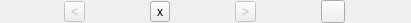
<?xml version="1.0" encoding="UTF-8"?>
<ui version="4.0">
 <class>ErrorsWidget</class>
 <widget class="QWidget" name="ErrorsWidget">
  <property name="geometry">
   <rect>
    <x>0</x>
    <y>0</y>
    <width>411</width>
    <height>22</height>
   </rect>
  </property>
  <layout class="QHBoxLayout" name="horizontalLayout">
   <property name="spacing">
    <number>1</number>
   </property>
   <property name="margin">
    <number>0</number>
   </property>
   <item>
    <widget class="QToolButton" name="prevError">
     <property name="enabled">
      <bool>false</bool>
     </property>
     <property name="toolTip">
      <string>See previous error</string>
     </property>
     <property name="text">
      <string notr="true">&lt;</string>
     </property>
    </widget>
   </item>
   <item>
    <widget class="QToolButton" name="dismissCurrent">
     <property name="toolTip">
      <string>Dismiss error</string>
     </property>
     <property name="text">
      <string notr="true">x</string>
     </property>
    </widget>
   </item>
   <item>
    <widget class="QToolButton" name="nextError">
     <property name="enabled">
      <bool>false</bool>
     </property>
     <property name="toolTip">
      <string>See next error</string>
     </property>
     <property name="text">
      <string notr="true">&gt;</string>
     </property>
    </widget>
   </item>
   <item>
    <widget class="QToolButton" name="dismissAll">
     <property name="toolTip">
      <string>Dismiss all errors</string>
     </property>
     <property name="text">
      <string notr="true"/>
     </property>
    </widget>
   </item>
  </layout>
 </widget>
 <resources/>
 <connections/>
</ui>
